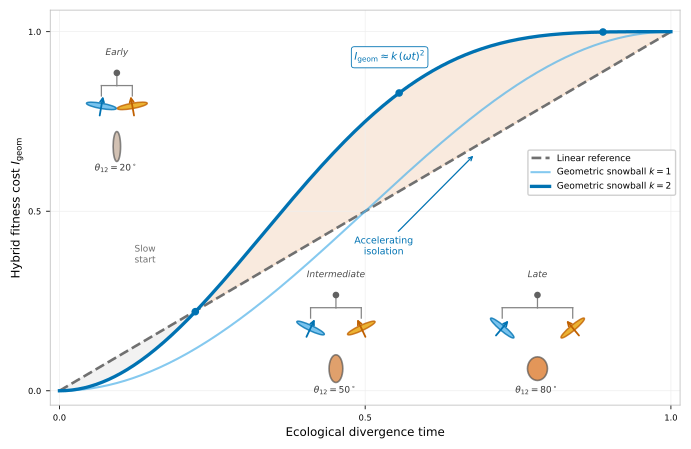

Python code for this plot:
#!/usr/bin/env python3
"""
figure_geometric_snowball_concept.py
=============================================================================
"The Geometric Snowball of Speciation" — Ortiz-Barrientos, James, Burrage

PURPOSE
-------
Generates Figure 1 of the paper: the conceptual overview of the geometric
snowball. The figure has ONE main panel — the snowball growth curve — with
THREE small inset diagrams placed on the curve at early, intermediate, and
late stages of divergence.

WHAT THE FIGURE IS SHOWING (for the biologist)
-----------------------------------------------
When two populations adapt to different environments, each population evolves
a preferred "direction" of additive genetic response — its GENETIC CHANNEL.
This channel is the direction in multivariate trait space where genetic
variance and selective pressure reinforce each other most strongly.

As the two populations diverge, their channels rotate apart. When you cross
them, the hybrid inherits a mix of additive variance from both channels.
Some of that variance points toward one parental optimum; some toward the
other. None of it is perfectly aligned with either environment. The result
is reduced hybrid fitness.

The key quantity is I_geom — the geometric overlap deficit — which measures
how much channel overlap has been lost. When channels point in the same
direction (theta = 0): I_geom = 0, no cost, hybrids can be vigorous.
As channels rotate apart: I_geom grows as theta^2 for small angles,
then accelerates — the GEOMETRIC SNOWBALL.

THE THREE INSETS
----------------
Each inset is a "V-tree" diagram: ancestor at top, two diverged populations
in the middle (shown as coloured ellipses representing their G-matrices),
and the hybrid at the bottom (ellipse coloured by the fitness cost I_geom).

The insets sit directly ON the snowball curve, so their y-position reads
off the incompatibility at that stage. The reader can see simultaneously:
  - The shape of the hybrid G-matrix (how misaligned the additive variance is)
  - The value of I_geom (where on the curve that stage falls)
  - The channel arrows (the direction that has rotated)

MATHEMATICAL ANNOTATIONS (for the programmer)
----------------------------------------------
The G-matrix is shown as an ellipse. The semi-axes are:
  - Major axis length = g_dom (dominant eigenvalue sqrt ~ variance along g_max)
  - Minor axis length = g_min (minor eigenvalue sqrt ~ variance orthogonal to g_max)

The channel direction u is a unit vector in the direction of g_max, rotated
by theta/2 symmetrically about the vertical for the two populations.

The hybrid G-matrix is V_H = 0.5*(G1 + G2). Its shape is computed from the
eigendecomposition of V_H. Its colour interpolates from grey (I_geom = 0,
no cost) to vermillion (I_geom = 1, complete isolation).

OUTPUT
------
Saves figure_geometric_snowball_concept.pdf to the output directory, resolved
in this order:
  1. First command-line argument
  2. Environment variable SNOWBALL_OUTDIR
  3. ./figures/ (created if needed)

USAGE
-----
python figure_geometric_snowball_concept.py              # save to ./figures/
python figure_geometric_snowball_concept.py ~/Desktop    # save to ~/Desktop
SNOWBALL_OUTDIR=~/myfigures python figure_geometric_snowball_concept.py

DEPENDENCIES
------------
Python >= 3.8, numpy, matplotlib
=============================================================================

AUTHORS
-------
D. Ortiz-Barrientos, M.E. James, K. Burrage (University of Queensland / QUT)
Code annotations: Claude (Anthropic), April 2026
Repository: github.com/dortizbarrientos/geometric-snowball
"""

import os
import sys
from pathlib import Path

import numpy as np
import matplotlib
import matplotlib.pyplot as plt
import matplotlib.patches as mpatches
from matplotlib.patches import Ellipse

# ── Non-interactive backend: saves PDFs without opening a window ──────────────
# Remove this line (or set matplotlib.use("TkAgg")) to see the figure on screen.
matplotlib.use("Agg")


# =============================================================================
# SECTION 0: OUTPUT DIRECTORY
# =============================================================================
# Portable resolution — works on any machine, no hardcoded paths.

def _resolve_outdir() -> Path:
    """Return the output directory, creating it if necessary."""
    if len(sys.argv) > 1:
        d = Path(sys.argv[1]).expanduser()
    elif "SNOWBALL_OUTDIR" in os.environ:
        d = Path(os.environ["SNOWBALL_OUTDIR"]).expanduser()
    else:
        d = Path.cwd() / "figures"
    d.mkdir(parents=True, exist_ok=True)
    return d

OUTDIR = _resolve_outdir()
print(f"Figures will be saved to: {OUTDIR}")


# =============================================================================
# SECTION 1: PLOT STYLE
# =============================================================================
# Nature Ecology & Evolution: Arial/Helvetica, 7pt body, 6pt labels, PDF type 42.

plt.rcParams.update({
    "font.family"      : "sans-serif",
    "font.sans-serif"  : ["Arial", "Helvetica", "DejaVu Sans"],
    "mathtext.fontset" : "dejavusans",
    "pdf.fonttype"     : 42,        # editable text in Illustrator/Inkscape
    "axes.linewidth"   : 0.7,
    "xtick.major.width": 0.6,
    "ytick.major.width": 0.6,
    "xtick.major.size" : 3,
    "ytick.major.size" : 3,
    "font.size"        : 7,
    "axes.labelsize"   : 7,
    "xtick.labelsize"  : 6,
    "ytick.labelsize"  : 6,
})

# Okabe-Ito colour-blind-safe palette
C_BLUE    = "#0072B2"   # Population 1 (Dune-like)
C_SKY     = "#56B4E9"   # Population 1 fill
C_ORANGE  = "#E69F00"   # Population 2 (Headland-like)
C_ORANGE2 = "#C06000"   # Population 2 edge
C_VERM    = "#D55E00"   # High-incompatibility colour (deep vermillion)


# =============================================================================
# SECTION 2: V-TREE INSET FUNCTION
# =============================================================================

def draw_v_snapshot(ax, theta_deg: float, stage_name: str,
                    g_dom: float = 0.24, g_min: float = 0.042) -> None:
    """
    Draw one V-tree inset diagram showing the state of adaptation and
    hybridisation at a given channel misalignment angle.

    BIOLOGICAL INTERPRETATION
    -------------------------
    A V-tree represents the evolutionary history of a cross:
      - Ancestor (grey dot, top): the common ancestor before divergence
      - Two populations (coloured ellipses, middle): the parental populations
        that have adapted to different environments
      - Hybrid (bottom ellipse): the F2 cross between the parents

    The G-matrix ellipse of each parent has:
      - Major axis = direction of maximum additive variance (g_max = the
        leading genetic channel in the Schluter limit)
      - Minor axis = direction of minimum additive variance

    KEY DESIGN PRINCIPLE — populations are placed ALONG their channel
    directions from the ancestor:
        p_i = ancestor - d * u_i

    This is biologically accurate: populations diverge by adapting along
    their lines of least resistance (the channels). The V-tree branches
    therefore point in the channel directions. At theta = 0 both channels
    coincide and the populations are at the same position (complete ellipse
    overlap). As theta grows the populations splay apart and their ellipses
    lose overlap — exactly mirroring the loss of channel alignment.

    The hybrid G-matrix V_H = ½(G₁ + G₂) is the additive-genetic
    variance expected in an F2 hybrid population under Mendelian segregation
    without dominance. Its ellipse shape shows how the hybrid variance is
    spread across directions:
      - theta = 0:  V_H = G₁ = G₂ — hybrid looks like either parent
      - theta = 90°: V_H is circular — variance equally spread everywhere
    The total variance (trace) is conserved regardless of theta.

    The hybrid ellipse COLOUR encodes I_geom: grey = no fitness cost (theta
    near 0), vermillion = high fitness cost (theta near 90°).

    PARAMETERS
    ----------
    ax : matplotlib Axes
    theta_deg : float  — channel misalignment angle in degrees
    stage_name : str   — label above the inset (e.g. "Early", "Late")
    g_dom : float      — sqrt of dominant eigenvalue of G (major axis half-length)
    g_min : float      — sqrt of minor eigenvalue of G (minor axis half-length)
    """
    ax.set_xlim(-0.88, 0.88)
    ax.set_ylim(-0.88, 0.88)
    ax.set_aspect("equal")
    ax.axis("off")

    theta = np.radians(theta_deg)

    # I_geom for k=2 channels (equal-angle formula: I = 1 - cos^{2k}(theta))
    I_geom = 1.0 - np.cos(theta) ** 4

    # ── Channel vectors ───────────────────────────────────────────────────────
    # Symmetric about the vertical: total misalignment = theta.
    u1 = np.array([ np.sin(theta / 2),  np.cos(theta / 2)])   # pop 1 channel
    u2 = np.array([-np.sin(theta / 2),  np.cos(theta / 2)])   # pop 2 channel
    w1 = np.array([-u1[1],  u1[0]])    # minor axis of pop 1
    w2 = np.array([-u2[1],  u2[0]])    # minor axis of pop 2

    def angle_of(u):
        return np.degrees(np.arctan2(u[1], u[0]))

    # ── Population positions — placed ALONG their channels from the ancestor ──
    # This is the key fix: p_i = ancestor − d·u_i
    #   • At theta=0: u1=u2=[0,1], so p1=p2 — ellipses fully overlap
    #   • At theta=20°: tiny separation — slight overlap (early divergence) ✓
    #   • At theta=50°: moderate gap (intermediate divergence) ✓
    #   • At theta=80°: large gap (late divergence, little overlap) ✓
    # The V-tree branches now point ALONG the channel directions — biologically
    # consistent with adaptation proceeding along lines of least resistance.
    anc = np.array([0.00, 0.58])
    d   = 0.30                         # displacement distance along channel
    p1  = anc - d * u1
    p2  = anc - d * u2
    hyb = np.array([0.00, -0.56])      # hybrid below both parents

    # ── V-tree lines ──────────────────────────────────────────────────────────
    # Ancestor → branching node (vertical drop), then diagonal arms to each
    # population. The arms point along the channel directions.
    ax.plot(*anc, "o", color="0.38", ms=3.8, zorder=5)
    node = anc - np.array([0, 0.12])   # branching node below ancestor
    ax.plot([anc[0], node[0]], [anc[1], node[1]], "-", color="0.52", lw=0.9, zorder=2)
    ax.plot([node[0], p1[0]+g_dom*0.5*u1[0]],
            [node[1], p1[1]+g_dom*0.5*u1[1]], "-", color="0.52", lw=0.9, zorder=2)
    ax.plot([node[0], p2[0]+g_dom*0.5*u2[0]],
            [node[1], p2[1]+g_dom*0.5*u2[1]], "-", color="0.52", lw=0.9, zorder=2)

    # ── Parental G-matrix ellipses and channel arrows ─────────────────────────
    # ORIENTATION: width=2·g_dom (major), height=2·g_min (minor), angle=angle_of(u).
    # matplotlib Ellipse places 'width' along the body x-axis before rotation,
    # so after rotating by angle_of(u) the major axis points along u. ✓
    for pos, u_ch, fill, edge in [
        (p1, u1, C_SKY,    C_BLUE),
        (p2, u2, C_ORANGE, C_ORANGE2),
    ]:
        ax.add_patch(Ellipse(
            pos, 2 * g_dom, 2 * g_min, angle=angle_of(u_ch),
            fc=fill, ec=edge, lw=1.1, alpha=0.8, zorder=4
        ))
        s = g_dom * 0.82
        ax.annotate(
            "", xy=(pos[0] + s * u_ch[0], pos[1] + s * u_ch[1]),
            xytext=(pos[0] - s * u_ch[0], pos[1] - s * u_ch[1]),
            arrowprops=dict(arrowstyle="->", color=edge, lw=1.3), zorder=6
        )

    # ── Hybrid G-matrix ellipse ───────────────────────────────────────────────
    # V_H = ½(G₁+G₂): additive variance in F2 hybrids under Mendelian
    # segregation, no dominance. Eigenvalues computed numerically.
    # Verified properties: V_H = G at theta=0; V_H circular at theta=90°;
    # tr(V_H) = tr(G) always (total variance conserved).
    G1 = g_dom**2 * np.outer(u1, u1) + g_min**2 * np.outer(w1, w1)
    G2 = g_dom**2 * np.outer(u2, u2) + g_min**2 * np.outer(w2, w2)
    V_hybrid = 0.5 * (G1 + G2)

    evals, evecs = np.linalg.eigh(V_hybrid)
    evals = np.abs(evals)[::-1]
    evecs = evecs[:, ::-1]
    ha = np.sqrt(evals[0])
    hb = np.sqrt(evals[1])

    grey       = np.array([0.70, 0.70, 0.70])
    vermillion = np.array([0.835, 0.369, 0.0])
    hybrid_colour = tuple((1 - I_geom) * grey + I_geom * vermillion)

    # Hybrid ellipse: width=2·ha (larger eigenvalue along x before rotation),
    # height=2·hb, angle=direction of first eigenvector. ✓
    ax.add_patch(Ellipse(
        hyb, 2 * ha, 2 * hb,
        angle=np.degrees(np.arctan2(evecs[1, 0], evecs[0, 0])),
        fc=hybrid_colour, ec="0.30", lw=1.2, alpha=0.65, zorder=4
    ))

    # ── Labels ────────────────────────────────────────────────────────────────
    ax.text(0.0, 0.85, stage_name, ha="center", va="bottom",
            fontsize=6.5, color="0.30", style="italic")
    ax.text(0.0, -0.82,
            r"$\theta_{12} = " + f"{theta_deg}^\\circ$",
            ha="center", va="top", fontsize=6.5, color="0.20", fontweight="bold")


# =============================================================================
# SECTION 3: MAIN FIGURE
# =============================================================================

def make_figure(outfile: str = "figure_geometric_snowball_concept.pdf") -> None:
    """
    Build the full conceptual figure and save it as a PDF.

    LAYOUT
    ------
    One main axes (the snowball growth curve) plus three inset axes
    placed at the positions on the curve corresponding to the three
    snapshot stages.

    SNOWBALL CURVES
    ---------------
    The equal-angle formula I_geom = 1 - cos^{2k}(theta) is plotted for
    k=1 (one effective channel) and k=2 (two effective channels), where
    theta grows linearly with divergence time (omega*t = pi*t/2 maps
    t in [0,1] to theta in [0, 90 degrees]).

    For small angles, I_geom ≈ k*theta^2 ≈ k*(omega*t)^2, so isolaton
    grows QUADRATICALLY — the snowball. A linear reference line shows
    what linear accumulation would look like. The region where I_geom
    lies below the linear reference is shaded grey ("slow start"); the
    region where it exceeds the linear reference is shaded vermillion
    ("accelerating isolation").

    Biology: the slow start mirrors Orr's snowball — both mechanisms have
    a slow build-up when divergence is young. The acceleration phase is
    when the geometry of adaptation begins compounding.
    """

    # ── Snapshot positions ────────────────────────────────────────────────────
    # These are the three theta values (in degrees) at which the insets sit.
    theta_snaps = [20, 50, 80]
    # Map theta to "time" axis: t = theta / 90
    t_snaps = [th / 90 for th in theta_snaps]
    # I_geom values at each snapshot (k=2 formula)
    I_snaps = [1 - np.cos(np.radians(th)) ** 4 for th in theta_snaps]

    # ── Figure dimensions ─────────────────────────────────────────────────────
    # 183mm = full double-column width in Nature journals
    mm = 1.0 / 25.4
    fig = plt.figure(figsize=(183 * mm, 118 * mm))

    # ── Main axes ─────────────────────────────────────────────────────────────
    AX_L, AX_B, AX_W, AX_H = 0.09, 0.09, 0.875, 0.850
    ax = fig.add_axes([AX_L, AX_B, AX_W, AX_H])

    # ── Snowball curves ───────────────────────────────────────────────────────
    t       = np.linspace(0, 1, 600)
    omega_t = t * np.pi / 2        # theta in radians, grows from 0 to pi/2

    I_linear = t                                   # linear reference (no acceleration)
    I_k1     = 1 - np.cos(omega_t) ** 2           # k=1 channel (one trait dimension)
    I_k2     = 1 - np.cos(omega_t) ** 4           # k=2 channels (two trait dimensions)

    # Shading: where I_k2 < linear → slow start (grey)
    #          where I_k2 > linear → acceleration (light vermillion)
    ax.grid(True, color="0.93", lw=0.5, zorder=0)
    for sp in ax.spines.values():
        sp.set_linewidth(0.6)
        sp.set_color("#c0c0c0")

    ax.fill_between(t, I_k2, I_linear,
                    where=(I_k2 < I_linear), color="0.83", alpha=0.32, zorder=1)
    ax.fill_between(t, I_k2, I_linear,
                    where=(I_k2 >= I_linear), color=C_VERM, alpha=0.13, zorder=1)

    ax.plot(t, I_linear, "--", color="0.44", lw=1.9, zorder=2, label="Linear reference")
    ax.plot(t, I_k1, "-", color=C_SKY, lw=1.5, alpha=0.72, zorder=3,
            label=r"Geometric snowball $k=1$")
    ax.plot(t, I_k2, "-", color=C_BLUE, lw=2.4, zorder=4,
            label=r"Geometric snowball $k=2$")

    # Dots on the curve at each snapshot position
    for t_s, I_s in zip(t_snaps, I_snaps):
        ax.plot(t_s, I_s, "o", color=C_BLUE, ms=4.5, zorder=7, clip_on=False)

    # ── Annotations on the main curve ────────────────────────────────────────
    # NOTE: "Accelerating isolation" annotation removed.
    # The curve has an inflection at t=1/3 (I≈0.44); it decelerates above that.
    # Any annotation position either sits in the wrong zone or looks like the
    # slow-start region. The formula box I≈k(ωt)² already conveys the
    # quadratic scaling argument without ambiguity.

    # Formula box — the key mathematical relationship
    ax.text(0.54, 0.95,
            r"$I_{\rm geom} \approx k\,(\omega t)^2$",
            ha="center", va="top", fontsize=7.5, color=C_BLUE,
            bbox=dict(fc="white", ec=C_BLUE, lw=0.6, pad=2.2,
                      boxstyle="round,pad=0.28"))

    ax.set_xlabel("Ecological divergence time", fontsize=8.5, labelpad=3)
    ax.set_ylabel(r"Hybrid fitness cost $I_{\rm geom}$", fontsize=8.5, labelpad=3)
    ax.set_xlim(-0.015, 1.015)
    ax.set_ylim(-0.04, 1.06)
    ax.set_xticks([0, 0.5, 1.0])
    ax.set_yticks([0, 0.5, 1.0])
    ax.legend(fontsize=6.5, loc="lower right",
              bbox_to_anchor=(1.00, 0.52), framealpha=0.93)

    # ── Place the three inset V-tree diagrams ─────────────────────────────────
    # Each inset is a small axes placed in figure-level coordinates.
    # INSET_W and INSET_H are in figure-fraction units.
    INSET_W, INSET_H = 0.155, 0.280

    # (left, bottom) coordinates for each inset in figure-fraction units
    inset_positions = [
        (AX_L + 0.015,          AX_B + AX_H * 0.580),   # Early: top-left
        (AX_L + AX_W * 0.365,   AX_B + 0.015),           # Intermediate: bottom-middle
        (AX_L + AX_W * 0.685,   AX_B + 0.015),           # Late: bottom-right
    ]
    stage_labels = ["Early", "Intermediate", "Late"]

    for (il, ib), theta, label in zip(inset_positions, theta_snaps, stage_labels):
        ax_inset = fig.add_axes([il, ib, INSET_W, INSET_H])
        draw_v_snapshot(ax_inset, theta, label)
        ax_inset.patch.set_alpha(0.0)   # transparent background

    # ── Save ─────────────────────────────────────────────────────────────────
    outpath = OUTDIR / outfile
    plt.savefig(outpath, format="pdf", dpi=300, bbox_inches="tight", facecolor="white")
    print(f"Saved: {outpath}")
    plt.close(fig)


# =============================================================================
# ENTRY POINT
# =============================================================================

if __name__ == "__main__":
    print("Building integrated snowball concept figure ...")
    make_figure("figure_geometric_snowball_concept.pdf")
